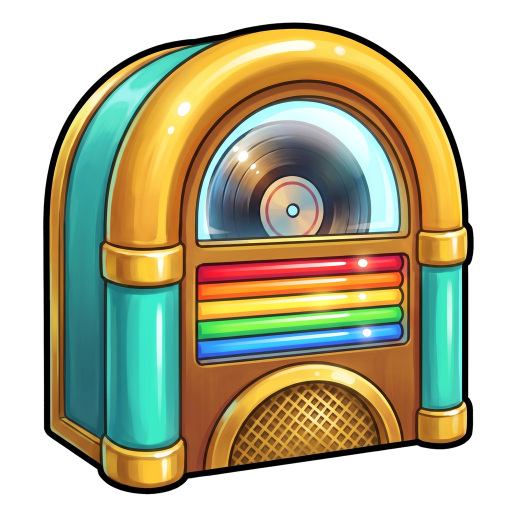
#> input picture art/source/ui/bass-drop/emblems/jukebox.png, 1024 x 1024 px (shown at 1/2 size)
$ python jukebox_crack.py
#> lines starting #> are read from the running program, lines starting #| are printed output that depends on the picture; after the words box and inside, x2 and y2 are one past the last pixel; in counts of white or black regions, pixels touching at a corner belong together
### tools/bdart/bglib.py
"""Shared helpers for the Bass Drop 0-credit background builds (tools/bdart/backgrounds.py).

Plates are float32 sRGB arrays in [0, 1], shape (H, W, 3). Everything is deterministic (seeded noise), so a rebuild
reproduces the same bytes for the same inputs.
"""
from __future__ import annotations

import hashlib
import io
import json
from pathlib import Path

import cv2
import numpy as np
from PIL import Image

REPO = Path(__file__).resolve().parents[2]

# approved raws (art/plan/approvals.json): bg_base_landscape = ab1 ab_bg_painted (924d3637),
# bd_bg_base_portrait = bd_c07 (01d29fe8)
RAW_LANDSCAPE = REPO / "art/_raw/ab_bg_painted/v01/raw.png"
RAW_PORTRAIT = REPO / "art/_raw/bd_bg_base_portrait/v01/raw.png"
OUT_LANDSCAPE = (2560, 1280)   # 2:1, size policy <= 2560 px wide
OUT_PORTRAIT = (1536, 3072)    # 1:2, same as base_portrait.webp (c0107)


# [6 lines left out: function sha256_file, not called in this run]


def load_rgb(p: Path) -> np.ndarray:
    return np.asarray(Image.open(p).convert("RGB"), dtype=np.float32) / 255.0


# [25 lines left out: functions centre_crop, base_plate, not called in this run]


def to_u8(a: np.ndarray) -> np.ndarray:
    return np.clip(np.round(a * 255.0), 0, 255).astype(np.uint8)


# [10 lines left out: functions save_webp, save_png, not called in this run]


# ---------------------------------------------------------------- colour helpers
def srgb_to_linear(a: np.ndarray) -> np.ndarray:
    return np.where(a <= 0.04045, a / 12.92, ((a + 0.055) / 1.055) ** 2.4)


def linear_to_srgb(a: np.ndarray) -> np.ndarray:
    a = np.clip(a, 0, None)
    return np.where(a <= 0.0031308, a * 12.92, 1.055 * np.power(a, 1 / 2.4) - 0.055)


# [10 lines left out: functions luma, lightness, not called in this run]


def hsv(a: np.ndarray) -> tuple[np.ndarray, np.ndarray, np.ndarray]:
    hsv_ = cv2.cvtColor(a.astype(np.float32), cv2.COLOR_RGB2HSV)  # H in degrees 0..360, S, V in 0..1
    return hsv_[..., 0], hsv_[..., 1], hsv_[..., 2]


# [4 lines left out: function blur, not called in this run]


def smoothstep(x: np.ndarray, e0: float, e1: float) -> np.ndarray:
    t = np.clip((x - e0) / (e1 - e0), 0, 1)
    return t * t * (3 - 2 * t)


def hue_gate(h: np.ndarray, centre: float, half: float, soft: float = 12.0) -> np.ndarray:
    d = np.abs((h - centre + 180.0) % 360.0 - 180.0)
    return 1.0 - smoothstep(d, half, half + soft)


# [18 lines left out: function fbm, not called in this run]


def screen(base: np.ndarray, layer: np.ndarray) -> np.ndarray:
    return 1.0 - (1.0 - base) * (1.0 - np.clip(layer, 0, 1))


# ---------------------------------------------------------------- gates
# [25 lines left out: functions darker_centre, edge_iou, not called in this run]


def write_json(p: Path, obj) -> None:
    p.parent.mkdir(parents=True, exist_ok=True)
    p.write_text(json.dumps(obj, indent=1) + "\n")

### tools/bdart/jukebox_crack.py
#!/usr/bin/env python3
"""Juke Jam emblem crack state + shards for ui_feature_upgrade (ANIMATION_SET 6.4: crack f12, shatter f18).

Plan row bd_emblem_jukebox_cracked (c14) is replaced by its 0-credit fallback ("Procedural crack lines drawn over the
emblem"); the shards are the plan's notGenerated 'shards' item (seeded cut of the approved art). One geometry serves
both: six jagged radial cracks from an impact point on the glass window split the emblem into six wedges, so the crack
lines shown at f12 are exactly where the shards separate at f18.

Formula D finish: black crack lines (tapered, jagged, with short branches and a ring fracture round the impact) with
a thin cream chipped edge on their upper-left side (key light upper left); every shard gets a black outline along its
cut edge, so a flying shard reads as a closed outlined piece. Nothing else on the emblem changes (the crack layer is
composited over the approved art/source/ui/bass-drop/emblems/jukebox.png, same 1024 canvas).

  tools/.venv/bin/python tools/bdart/jukebox_crack.py [--provenance]
"""
from __future__ import annotations

import argparse
import json
import math
from pathlib import Path

import cv2
import numpy as np
from PIL import Image, ImageDraw

from bglib import REPO, write_json

SRC = REPO / "art/source/ui/bass-drop/emblems/jukebox.png"
OUT = REPO / "art/source/ui/bass-drop/emblems"
QA = REPO / "build/qa/bdart/jukebox_crack"
SS = 2                      # supersampling of the crack drawing
IMPACT = (556.0, 318.0)     # on the glass dome, upper right of the record label (1024 canvas)
N = 6
SEED = 6406


def jagged_ray(rng, origin, base_deg, length, step=16.0, max_dev=16.0):
    pts = [origin]
    dev = 0.0
    x, y = origin
    r = 0.0
    while r < length:
        dev = float(np.clip(0.55 * dev + rng.normal(0, 11.0), -max_dev, max_dev))
        ang = math.radians(base_deg + dev)
        s = step * rng.uniform(0.7, 1.3)
        x, y = x + s * math.cos(ang), y + s * math.sin(ang)
        r = math.hypot(x - origin[0], y - origin[1])
        pts.append((x, y))
    return pts


def branch(rng, start, base_deg, length):
    pts = [start]
    x, y = start
    d = 0.0
    while d < length:
        ang = math.radians(base_deg + rng.normal(0, 22))
        s = rng.uniform(8, 16)
        x, y = x + s * math.cos(ang), y + s * math.sin(ang)
        d += s
        pts.append((x, y))
    return pts


def stroke(draw_img: np.ndarray, pts, w0, w1, colour, offset=(0.0, 0.0)):
    """Tapered polyline (width w0 -> w1) on a supersampled float canvas (alpha-premultiplied single colour)."""
    n = len(pts)
    for i in range(n - 1):
        t = i / max(1, n - 2)
        w = (w0 + (w1 - w0) * t) * SS
        p0 = (int(round((pts[i][0] + offset[0]) * SS)), int(round((pts[i][1] + offset[1]) * SS)))
        p1 = (int(round((pts[i + 1][0] + offset[0]) * SS)), int(round((pts[i + 1][1] + offset[1]) * SS)))
        cv2.line(draw_img, p0, p1, colour, max(1, int(round(w))), lineType=cv2.LINE_AA)
        cv2.circle(draw_img, p1, max(1, int(round(w / 2))), colour, -1, lineType=cv2.LINE_AA)


def main():
    ap = argparse.ArgumentParser()
    ap.add_argument("--provenance", action="store_true")
    args = ap.parse_args()
    QA.mkdir(parents=True, exist_ok=True)
    src = np.asarray(Image.open(SRC).convert("RGBA")).astype(np.float32) / 255.0
    H, W = src.shape[:2]
#> H = 1024; W = 1024
    alpha = src[..., 3]
    rng = np.random.default_rng(SEED)

    # six main cracks, evenly spread with jitter; the first points down-left through the lamp bands
    base = [rng.uniform(-8, 8) + a for a in (100, 160, 215, 270, 330, 30)]
    rays = [jagged_ray(rng, IMPACT, b, 900) for b in base]

    # shards = wedges between consecutive rays (angle-sorted), clipped to the emblem alpha
    order = sorted(range(N), key=lambda i: base[i] % 360)
    labels = np.zeros((H, W), np.int32)
    for k in range(N):
        a, b = rays[order[k]], rays[order[(k + 1) % N]]
        poly = np.array(a + b[::-1], np.float32)
        m = np.zeros((H, W), np.uint8)
        cv2.fillPoly(m, [np.round(poly).astype(np.int32)], 1)
        labels[(m > 0) & (labels == 0)] = k + 1
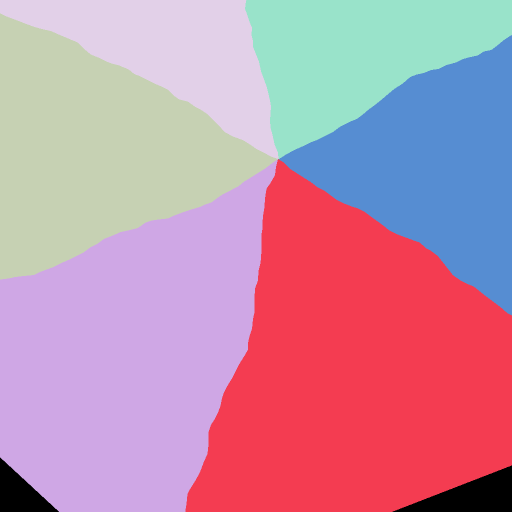
#> labels: shape (1024, 1024) int32 (shown at 1/2 size); 7 distinct labels, from 0 to 6; one colour per label, 0 black
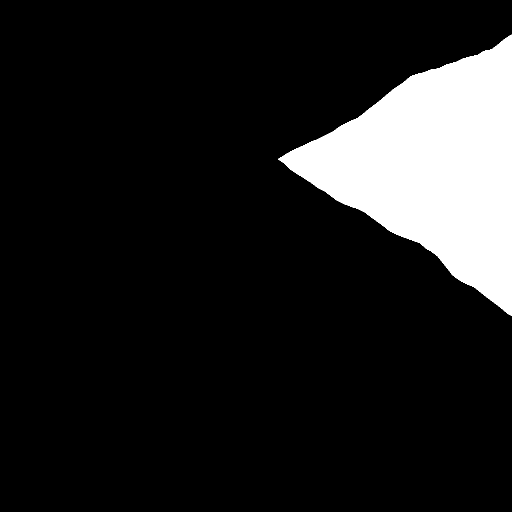
#> m: shape (1024, 1024) (shown at 1/2 size); values 0 (black) and 1 (white), 12.5% white; 1 white region, box (x1, y1, x2, y2) and area: (556, 69, 1024, 632) 131569
    labels[alpha < 0.02] = 0

    # crack layer (supersampled): chipped highlight first, then the black line on top
    hi = np.zeros((H * SS, W * SS), np.float32)
    ink = np.zeros((H * SS, W * SS), np.float32)
    for r in rays:
        stroke(hi, r, 3.2, 1.4, 1.0, offset=(-3.6, -3.6))
        stroke(ink, r, 11.0, 4.0, 1.0)
#> hi: shape (2048, 2048) float32; values 0 (black) and 1 (white), 1.1% white; 1 white region, box (x1, y1, x2, y2) and area: (0, 0, 2048, 2048) 45232
#> ink: shape (2048, 2048) float32; values 0 (black) and 1 (white), 3.1% white; 1 white region, box (x1, y1, x2, y2) and area: (0, 0, 2048, 2048) 128400
    branches = []
    for r in rays:
        for _ in range(5):
            j = int(rng.integers(2, max(3, len(r) - 4)))
            ang = math.degrees(math.atan2(r[j][1] - r[j - 1][1], r[j][0] - r[j - 1][0])) + rng.choice([-1, 1]) * rng.uniform(28, 55)
            br = branch(rng, r[j], ang, rng.uniform(30, 95))
            branches.append(br)
            stroke(hi, br, 2.2, 1.0, 1.0, offset=(-2.8, -2.8))
            stroke(ink, br, 6.0, 2.0, 1.0)
#> hi: shape (2048, 2048) float32; values 0 (black) and 1 (white), 1.3% white; 1 white region, box (x1, y1, x2, y2) and area: (0, 0, 2048, 2048) 55056
#> ink: shape (2048, 2048) float32; values 0 (black) and 1 (white), 3.5% white; 1 white region, box (x1, y1, x2, y2) and area: (0, 0, 2048, 2048) 146678
    # ring fracture round the impact: short jagged arcs between neighbouring rays
    for rad in (30.0, 58.0):
        for k in range(N):
            if rng.random() < 0.3 and rad > 40:
                continue
            ra, rb = rays[order[k]], rays[order[(k + 1) % N]]
            def at(r):   # the point of ray r nearest to radius rad (the chord starts on the crack itself)
                d = [abs(math.hypot(px - IMPACT[0], py - IMPACT[1]) - rad) for px, py in r]
                return r[int(np.argmin(d))]
            pa, pb = at(ra), at(rb)
            mid = ((pa[0] + pb[0]) / 2 + rng.normal(0, 2), (pa[1] + pb[1]) / 2 + rng.normal(0, 2))
            chord = [pa, mid, pb]
            stroke(hi, chord, 2.2, 2.0, 1.0, offset=(-2.6, -2.6))
            stroke(ink, chord, 5.0, 4.0, 1.0)
#> hi: shape (2048, 2048) float32; values 0 (black) and 1 (white), 1.4% white; 1 white region, box (x1, y1, x2, y2) and area: (0, 0, 2048, 2048) 59972
#> ink: shape (2048, 2048) float32; values 0 (black) and 1 (white), 3.7% white; 1 white region, box (x1, y1, x2, y2) and area: (0, 0, 2048, 2048) 154267
    # the impact point: a small dark pit with a white-hot star of glass chips
    star = np.zeros((H * SS, W * SS), np.float32)
    for k in range(14):
        ang = rng.uniform(0, 2 * math.pi)
        ln = rng.uniform(18, 40)
        p0 = (int(IMPACT[0] * SS), int(IMPACT[1] * SS))
        tip = (IMPACT[0] + ln * math.cos(ang), IMPACT[1] + ln * math.sin(ang))
        side = (IMPACT[0] + 7 * math.cos(ang + 0.5), IMPACT[1] + 7 * math.sin(ang + 0.5))
        tri = np.array([[IMPACT[0], IMPACT[1]], side, tip], np.float32) * SS
        cv2.fillPoly(star, [np.round(tri).astype(np.int32)], 1.0, lineType=cv2.LINE_AA)
#> star: shape (2048, 2048) float32; values 0 (black) and 1 (white), 0.06% white; 1 white region, box (x1, y1, x2, y2) and area: (1065, 560, 1189, 703) 2538
    cv2.circle(ink, (int(IMPACT[0] * SS), int(IMPACT[1] * SS)), int(9 * SS), 1.0, -1, lineType=cv2.LINE_AA)

    def down(a):
        return cv2.resize(a, (W, H), interpolation=cv2.INTER_AREA)
    hi, ink, star = down(hi), down(ink), down(star)
    inside = cv2.erode((alpha > 0.5).astype(np.uint8), np.ones((5, 5), np.uint8)).astype(np.float32)
#> inside: shape (1024, 1024) float32; values 0 (black) and 1 (white), 65% white; 1 black region, box (x1, y1, x2, y2) and area: (0, 0, 1024, 1024) 367349
    inside = cv2.GaussianBlur(inside, (0, 0), 1.0)
    hi, ink, star = hi * inside, ink * inside, star * inside
#> hi: shape (1024, 1024) float32
#> ink: shape (1024, 1024) float32
#> star: shape (1024, 1024) float32

    rgb = src[..., :3].copy()
    chip = np.array([1.0, 0.96, 0.84], np.float32)          # cream chipped edge (the emblem's lit cream)
#> chip = [1, 0.96, 0.84]
    glass = np.array([0.92, 1.0, 1.0], np.float32)
#> glass = [0.92, 1, 1]
    ink_c = np.array([0.02, 0.02, 0.03], np.float32)
#> ink_c = [0.02, 0.02, 0.03]
    rgb = rgb * (1 - 0.85 * hi[..., None]) + chip * 0.85 * hi[..., None]
    rgb = rgb * (1 - 0.9 * star[..., None]) + glass * 0.9 * star[..., None]
    rgb = rgb * (1 - ink[..., None]) + ink_c * ink[..., None]
    cracked = np.dstack([rgb, alpha])
    Image.fromarray(np.round(cracked * 255).astype(np.uint8)).save(OUT / "jukebox_cracked.png", optimize=True)

    # shards: each wedge of the cracked emblem + a black outline along its cut edges (half the crack width each side)
    sh_dir = OUT / "jukebox_shards"
    sh_dir.mkdir(parents=True, exist_ok=True)
    meta = {"$comment": "Juke Jam emblem shards for ui_feature_upgrade shard_1..6 (ANIMATION_SET 6.4), cut along the "
                        "crack lines of jukebox_cracked.png (same 1024 canvas as jukebox.png). bbox = [x, y, w, h] on "
                        "that canvas; centroid; burst = unit vector from the impact point through the centroid.",
            "canvas": [W, H], "impact": list(IMPACT), "shards": []}
    cut_all = np.zeros((H, W), np.float32)
    for k in range(1, N + 1):
        m = (labels == k).astype(np.uint8)
        if m.sum() < 500:
            continue
        # cut edge = boundary of the wedge that is not the emblem's own silhouette boundary
        dist = cv2.distanceTransform(m, cv2.DIST_L2, 5)
        other = cv2.dilate(((labels != k) & (labels > 0)).astype(np.uint8), np.ones((3, 3), np.uint8))
        near_cut = cv2.distanceTransform(1 - other, cv2.DIST_L2, 5)
        edge = np.clip(1.0 - (near_cut - 4.0) / 1.5, 0, 1) * (m > 0)
        cut_all = np.maximum(cut_all, edge)
        a = np.clip(cv2.GaussianBlur(m.astype(np.float32), (0, 0), 0.6), 0, 1) * alpha * (m > 0).astype(np.float32)
        # soft edge along the cut only (the outer silhouette keeps its own anti-aliasing)
        a = np.where(near_cut < 2.0, np.clip(dist / 1.2, 0, 1) * alpha, alpha) * (m > 0)
        col = rgb * (1 - edge[..., None]) + ink_c * edge[..., None]
        ys, xs = np.nonzero(a > 0.004)
        x0, y0, x1, y1 = xs.min(), ys.min(), xs.max() + 1, ys.max() + 1
        piece = np.dstack([col, a])[y0:y1, x0:x1]
        name = f"shard_{k}"
        Image.fromarray(np.round(piece * 255).astype(np.uint8)).save(sh_dir / f"{name}.png", optimize=True)
        cy, cx = float(ys.mean()), float(xs.mean())
        v = np.array([cx - IMPACT[0], cy - IMPACT[1]])
        v = v / (np.linalg.norm(v) + 1e-6)
        meta["shards"].append({"name": name, "bbox": [int(x0), int(y0), int(x1 - x0), int(y1 - y0)],
                               "centroid": [round(cx, 1), round(cy, 1)], "burst": [round(float(v[0]), 3), round(float(v[1]), 3)],
                               "area": int(m.sum())})
#> this loop made 6 passes
#> (x0, y0, x1, y1, cy, cx, v) on passes 1 to 6: (394, 318, 947, 955, 683.4, 686.2, [0.336, 0.942]), (86, 319, 556, 989, 677.9, 304.2, [-0.573, 0.819]), (86, 130, 556, 542, 327.5, 269, [-0.999, 0.0331]), (234, 53, 557, 318, 163.6, 429.2, [-0.635, -0.773]), (503, 44, 831, 318, 157.4, 641.1, [0.468, -0.884]), (557, 150, 948, 569, 344.8, 797.5, [0.994, 0.11])
#> pass 1, in main, `a = np.clip(cv2.GaussianBlur(m.astype(np.float32), (0, 0), 0.6), 0, 1)..`:
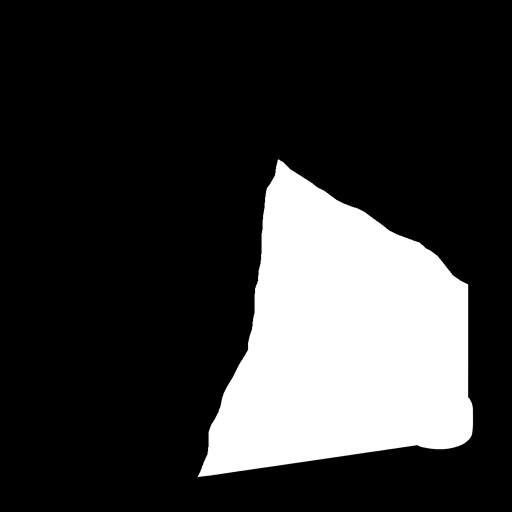
#> a: shape (1024, 1024) float32 (shown at 1/2 size); min 0, max 1, mean 0.209
#> pass 1, in main, `piece = np.dstack([col, a])[y0:y1, x0:x1]`:
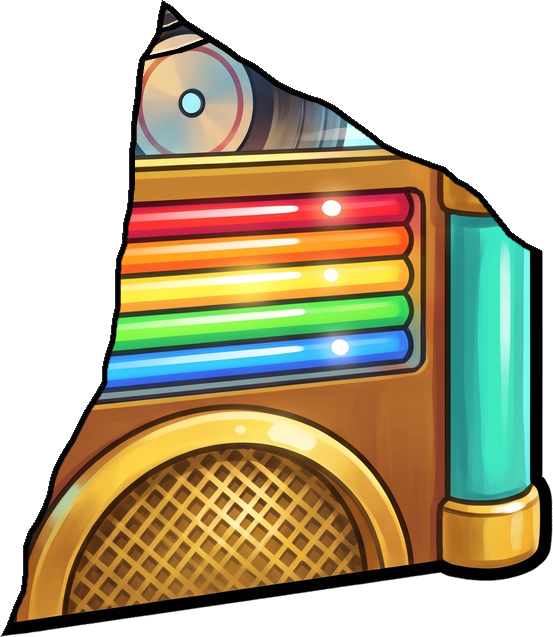
#> piece: shape (637, 553, 4) float32; mean R, G, B, A 0.517, 0.458, 0.305, 0.624; transparent parts drawn white
#> after the loop: m: shape (1024, 1024); values 0 (black) and 1 (white), 7.3% white; 1 white region, box (x1, y1, x2, y2) and area: (557, 150, 948, 569) 76927
    write_json(sh_dir / "shards.json", meta)

    # QA: original | cracked | exploded shards, on dark and at the 120 / 60 px emblem sizes
    def over(img, bgc=(40, 30, 60)):
        bg = Image.new("RGBA", img.size, bgc + (255,))
        bg.alpha_composite(img)
        return bg.convert("RGB")
    orig_i = Image.open(SRC).convert("RGBA")
#> orig_i is the input picture: PIL image 1024x1024 RGBA; mean R, G, B, A 94.7, 90.8, 60.1, 167.5
    crk_i = Image.open(OUT / "jukebox_cracked.png")
    boom = Image.new("RGBA", (W, H), (0, 0, 0, 0))
#> boom: PIL image 1024x1024 RGBA; every value is 0
    for s in meta["shards"]:
        p = Image.open(sh_dir / f"{s['name']}.png")
        dx, dy = s["burst"]
#> dx = 0.336; dy = 0.942
        boom.alpha_composite(p, (int(s["bbox"][0] + dx * 70), int(s["bbox"][1] + dy * 70)))
    sheet = Image.new("RGB", (3 * 512, 512 + 140), (20, 20, 24))
    for i, im in enumerate([orig_i, crk_i, boom]):
        sheet.paste(over(im).resize((512, 512), Image.LANCZOS), (i * 512, 0))
        sheet.paste(over(im).resize((120, 120), Image.LANCZOS), (i * 512 + 10, 512 + 10))
        sheet.paste(over(im).resize((60, 60), Image.LANCZOS), (i * 512 + 150, 512 + 10))
#> this loop made 3 passes
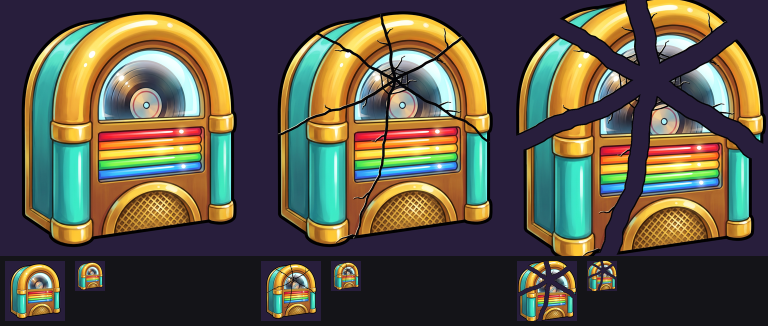
#> sheet: PIL image 1536x652 RGB (shown at 1/2 size); mean R, G, B 91.7, 86, 70.3
    sheet.save(QA / "sheet.png")
    over(crk_i).save(QA / "cracked_full.png")
    # nothing else changes: pixels farther than 12 px from any crack are identical to the source
    far = cv2.dilate((np.maximum(np.maximum(ink, hi), star) > 0.01).astype(np.uint8), np.ones((25, 25), np.uint8)) == 0
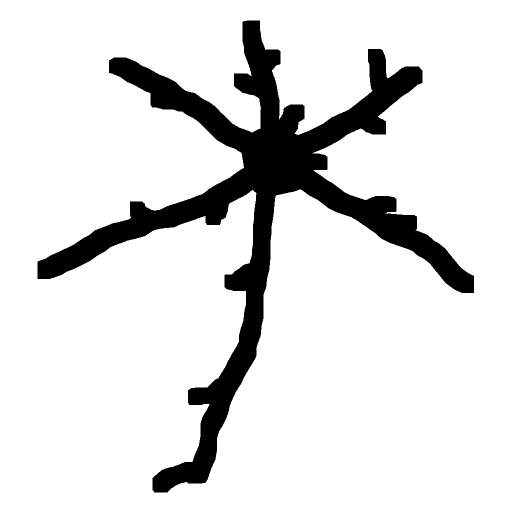
#> far: shape (1024, 1024) bool (shown at 1/2 size); 87.4% white; 1 black region, box (x1, y1, x2, y2) and area: (75, 41, 948, 985) 131908
    diff = np.abs(np.asarray(crk_i, np.float32) - np.asarray(orig_i, np.float32)).max(-1)
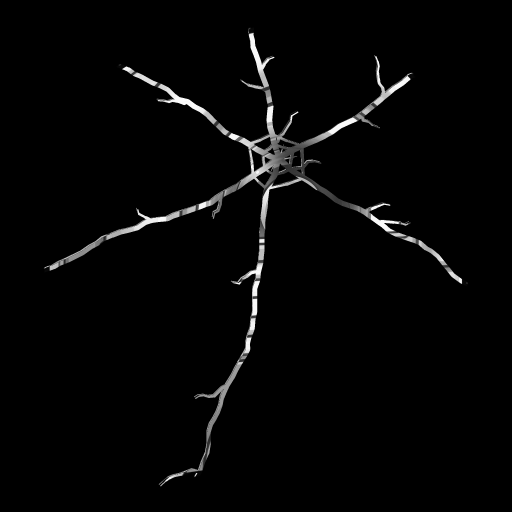
#> diff: shape (1024, 1024) float32 (shown at 1/2 size); min 0, max 250, mean 5.2
    rep = {"unchangedAwayFromCracks": bool(diff[far].max() < 1), "maxDiffAway": float(diff[far].max()),
           "crackCoverage": round(float((ink > 0.5).sum() / (alpha > 0.5).sum()), 4),
           "shards": len(meta["shards"]),
           "shardAreaCoverage": round(sum(s["area"] for s in meta["shards"]) / float((alpha > 0.02).sum()), 4)}
#> rep = {'unchangedAwayFromCracks': True, 'maxDiffAway': 0, 'crackCoverage': 0.0437, 'shards': 6, 'shardAreaCoverage': 1}
    write_json(QA / "report.json", rep)
    print(json.dumps(rep))
#| {"unchangedAwayFromCracks": true, "maxDiffAway": 0.0, "crackCoverage": 0.0437, "shards": 6, "shardAreaCoverage": 1.0}
    if args.provenance:
        from prov import add_rows
        rows = [{"id_prefix": "bd_emblem_jukebox_cracked.source", "path": "art/source/ui/bass-drop/emblems/jukebox_cracked.png",
                 "stage": "layer-split", "parents": ["bd_emblem_jukebox.source.ac851568"], "script": "tools/bdart/jukebox_crack.py",
                 "notes": "0-credit plan fallback for row bd_emblem_jukebox_cracked: procedural jagged crack lines (6 radial + "
                          "branches + ring fracture, cream chipped edge) over the approved jukebox emblem; pixels away from the "
                          f"cracks unchanged ({rep['unchangedAwayFromCracks']})", "qa": {"passed": rep["unchangedAwayFromCracks"], "report": "build/qa/bdart/jukebox_crack/report.json"}}]
        for s in meta["shards"]:
            rows.append({"id_prefix": f"bd_emblem_jukebox_{s['name']}.cut", "path": f"art/source/ui/bass-drop/emblems/jukebox_shards/{s['name']}.png",
                         "stage": "layer-split", "parents": ["bd_emblem_jukebox.source.ac851568"], "script": "tools/bdart/jukebox_crack.py",
                         "notes": f"jukebox shard {s['name']} for ui_feature_upgrade: wedge of the cracked emblem cut along its crack lines, "
                                  f"black outline on the cut edge; bbox {s['bbox']} on the 1024 canvas"})
        print("provenance rows added:", add_rows(rows))


if __name__ == "__main__":
    main()
